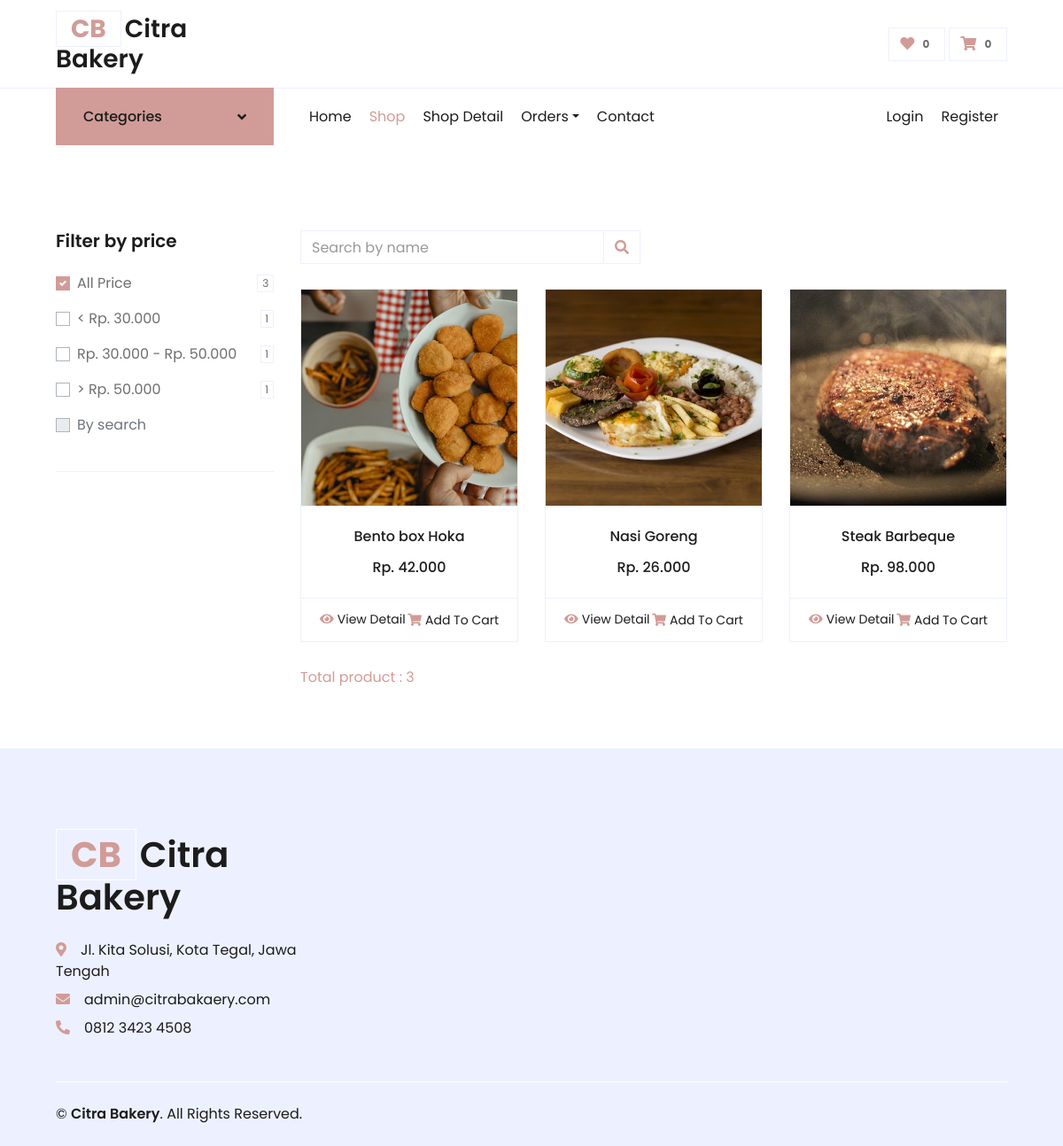
Page /shop/5 on the committed database.
### tables this page shows
CREATE TABLE `menu` (
  `id` int(11) NOT NULL,
  `kategori_id` int(11) NOT NULL,
  `nama_menu` varchar(100) NOT NULL,
  `deskripsi` text DEFAULT NULL,
  `harga` int(11) NOT NULL,
  `stok` int(7) NOT NULL DEFAULT 0,
  `createdAt` timestamp NOT NULL DEFAULT current_timestamp(),
  `updatedAt` timestamp NULL DEFAULT NULL ON UPDATE current_timestamp()
);

CREATE TABLE `gambar` (
  `id` int(11) NOT NULL,
  `idMenu` int(11) NOT NULL,
  `gambar` text NOT NULL,
  `createdAt` timestamp NOT NULL DEFAULT current_timestamp(),
  `updatedAt` timestamp NULL DEFAULT NULL ON UPDATE current_timestamp()
);

### application/controllers/Frontend.php (called while the page is built, shortened)
<?php
class Frontend extends CI_Controller
{
    public function __construct()
    {
        $this->load->model('M_Front', 'front');
    }
    public function shop($id = null, $filter = null, $page = null)
    {
        $like = null;
        if ($filter == 1) {
            $filter = 1;
            $where = [
                'kategori_id' => $id
            ];
        } elseif ($filter == 2) {
            $where = [
                'kategori_id' => $id,
                'harga <'     => 30000
            ];
        } elseif ($filter == 3) {
            $where = [
                'kategori_id' => $id,
                'harga >='    => 30000,
                'harga <='    => 50000
            ];
        } elseif ($filter == 4) {
            $where = [
                'kategori_id' => $id,
                'harga >'     => 50000
            ];
        } else {
            if ($filter != null) {
                $where = [
                    'kategori_id' => $id
                ];
                $like = $filter;
            } else {
                $filter = 1;
                $where = [
                    'kategori_id' => $id
                ];
            }
        }
        $countProductByPrice = [
            1 => $this->front->getCountProduct([
                'kategori_id' => $id
            ]),
            2 => $this->front->getCountProduct([
                'kategori_id' => $id,
                'harga <'     => 30000
            ]),
            3 => $this->front->getCountProduct([
                'kategori_id' => $id,
                'harga >='    => 30000,
                'harga <='    => 50000
            ]),
            4 => $this->front->getCountProduct([
                'kategori_id' => $id,
                'harga >'     => 50000
            ]),
        ];
        $per_page = 6;
        $products = $this->front->getProductsShop($where, $per_page, $this->_paging_offset($page, $per_page), $like);
        $total_rows = $this->front->getCountProduct($where, $like);
        $data = [
            'title'        => 'Shop | Citra Bakery',
            'page'         => 'frontend/shop',
            'kategori'     => $this->front->getKategori(),
            'products'     => $products,
            'kategori_ini' => $id,
            'filter'       => $filter,
            'countProduct' => $countProductByPrice,
            'paging'       => $this->_paging(base_url('shop/') . $id . '/' . $filter, $total_rows, $per_page),
            'total_rows'   => $total_rows
        ];
        $this->load->view('frontend/index', $data);
    }
    private function _paging_offset($page, $limit)
    {
        if ($page > 1) {
            $offset = ($page - 1) * $limit;
        } else {
            $offset = $page;
        }
        return $offset;
    }
    private function _paging_tag()
    {
        $config['full_tag_open']    = "<ul class='pagination justify-content-center mb-3 my-auto'>";
        $config['full_tag_close']   = "</ul>";
        $config['first_tag_open']   = "<li class='page-link'>";
        $config['first_tag_close']  = "</li>";
        $config['next_tag_open']    = "<li class='page-link'>";
        $config['next_tag_close']   = "</li>";
        $config['cur_tag_open']     = "<li class='page-link active bg-primary text-white'><a>";
        $config['cur_tag_close']    = "</a></li>";
        $config['num_tag_open']     = "<li class='page-link'>";
        $config['num_tag_close']    = "</li>";
        $config['prev_tag_open']    = "<li class='page-link'>";
        $config['prev_tag_close']   = "</li>";
        $config['last_tag_open']    = "<li class='page-link'>";
        $config['last_tag_close']   = "</li>";
        $config['first_link']       = "First";
        $config['last_link']        = "Last";
        $config['next_link']        = "&raquo;";
        $config['prev_link']        = "&laquo;";
        return $config;
    }
    private function _paging($base_url, $total_rows, $per_page)
    {
        $this->load->library('pagination');
        $config                             = $this->_paging_tag();
        $config['base_url']                 = $base_url;
        $config['total_rows']               = $total_rows;
        $config['per_page']                 = $per_page;
        $config['use_page_numbers']         = TRUE;
        $config['reuse_query_string']       = TRUE;
        $this->pagination->initialize($config);
        return $this->pagination->create_links();
    }
}

### index.php (called while the page is built, shortened)
<?php
require_once BASEPATH.'core/CodeIgniter.php';

### application/models/M_Front.php (called while the page is built, shortened)
<?php
class M_Front extends CI_Model
{
	public function getKategori()
	{
		$this->db->order_by('kategori', 'asc');
		return $this->db->get('kategori')->result();
	}
	public function getProductsShop($where, $limit = null, $offset = null, $like = null)
	{
		$this->db->where($where);
		$this->db->like('nama_menu', $like);
		return $this->db->get('menu', $limit, $offset)->result();
	}
	public function getCountProduct($where, $like = null)
	{
		$this->db->where($where);
		$this->db->like('nama_menu', $like);
		return $this->db->get('menu')->num_rows();
	}
}

### application/helpers/menu_helper.php (called while the page is built, shortened)
<?php
function gambar($idMenu)
{
	$CI = &get_instance();
	$CI->db->where('idMenu', $idMenu);
	$CI->db->order_by('gambar', 'RANDOM');
	$data = $CI->db->get('gambar')->row();
	return $data->gambar;
}

### application/views/frontend/shop.php (the view, shortened to what this page needs)
<div class="container-fluid pt-5">
	<div class="row px-xl-5">
		<div class="col-lg-3 col-md-12">
			<div class="border-bottom mb-4 pb-4">
				<h5 class="font-weight-semi-bold mb-4">Filter by price</h5>
				<form>
					<div class="custom-control custom-checkbox d-flex align-items-center justify-content-between mb-3">
						<label class="custom-control-label" for="price-1">All Price</label>
						<span class="badge border font-weight-normal"><?= $countProduct[1]; ?></span>
					</div>
					<div class="custom-control custom-checkbox d-flex align-items-center justify-content-between mb-3">
						<label class="custom-control-label" for="price-2">
							< Rp. 30.000</label>
								<span class="badge border font-weight-normal"><?= $countProduct[2]; ?></span>
					</div>
					<div class="custom-control custom-checkbox d-flex align-items-center justify-content-between mb-3">
						<label class="custom-control-label" for="price-3">Rp. 30.000 - Rp. 50.000</label>
						<span class="badge border font-weight-normal"><?= $countProduct[3]; ?></span>
					</div>
					<div class="custom-control custom-checkbox d-flex align-items-center justify-content-between mb-3">
						<label class="custom-control-label" for="price-4">> Rp. 50.000</label>
						<span class="badge border font-weight-normal"><?= $countProduct[4]; ?></span>
					</div>
					<div class="custom-control custom-checkbox d-flex align-items-center justify-content-between mb-3">
						<label class="custom-control-label" for="by-search">By search</label>
					</div>
				</form>
			</div>
		</div>
		<div class="col-lg-9 col-md-12">
			<div class="row pb-3">
				<div class="col-12 pb-1">
					<div class="row">
						<div class="col-6">
							<div class="d-flex align-items-center justify-content-between mb-4">
								<div class="input-group">
									<input type="text" class="form-control" placeholder="Search by name" id="input-search" value="<?= ($filter != 1 && $filter != 2 && $filter != 3 && $filter != 4) ? $filter : ''; ?>" autocomplete="off">
									<div class="input-group-append">
										<span class="input-group-text bg-transparent text-primary" id="btn-search">
											<i class="fa fa-search"></i>
										</span>
									</div>
								</div>
							</div>
						</div>
					</div>
				</div>
				<?php foreach ($products as $product) : ?>
					<div class="col-lg-4 col-md-6 col-sm-12 pb-1">
						<div class="card product-item border-0 mb-4">
							<div class="card-header product-img position-relative overflow-hidden bg-transparent border p-0">
								<img class="img-fluid w-100" src="<?= base_url('upload/gambar/' . gambar($product->id)); ?>" alt="<?= $product->nama_menu; ?>">
							</div>
							<div class="card-body border-left border-right text-center p-0 pt-4 pb-3">
								<h6 class="text-truncate mb-3"><?= $product->nama_menu; ?></h6>
								<div class="d-flex justify-content-center">
									<h6><?= 'Rp. ' . number_format($product->harga, 0, ',', '.'); ?></h6>
								</div>
							</div>
							<div class="card-footer d-flex justify-content-between bg-light border">
								<a href="<?= base_url('detail/' . $product->id); ?>" class="btn btn-sm text-dark p-0"><i class="fas fa-eye text-primary mr-1"></i>View Detail</a>
								<?php if ($product->stok > 0) : ?>
									<form action="<?= base_url('addToCart'); ?>" method="POST">
										<button type="submit" class="btn btn-sm text-dark p-0"><i class="fas fa-shopping-cart text-primary mr-1"></i>Add To Cart</button>
									</form>
								<?php else : ?>
									<a href="javascript:void(0)" class="btn btn-sm text-muted p-0" data-toggle="tooltip" title="Sold Out"><i class="fas fa-shopping-cart text-muted mr-1"></i><del>Add To Cart</del></a>
								<?php endif; ?>
							</div>
						</div>
					</div>
				<?php endforeach; ?>
				<div class="col-12 pb-1 d-flex justify-content-between">
					<div class="text-primary my-auto">
						<?= 'Total product : ' . $total_rows; ?>
					</div>
				</div>
			</div>
		</div>
	</div>
</div>

### rows in the picture
menu: id.gambar (picture), nama_menu "Bento box Hoka", harga "42.000"
menu: id.gambar (picture), nama_menu "Nasi Goreng", harga "26.000"
menu: id.gambar (picture), nama_menu "Steak Barbeque", harga "98.000"

### other values in the picture
$countProduct[1] "3"
$countProduct[2] "1"
$countProduct[3] "1"
$countProduct[4] "1"
$total_rows "3"
